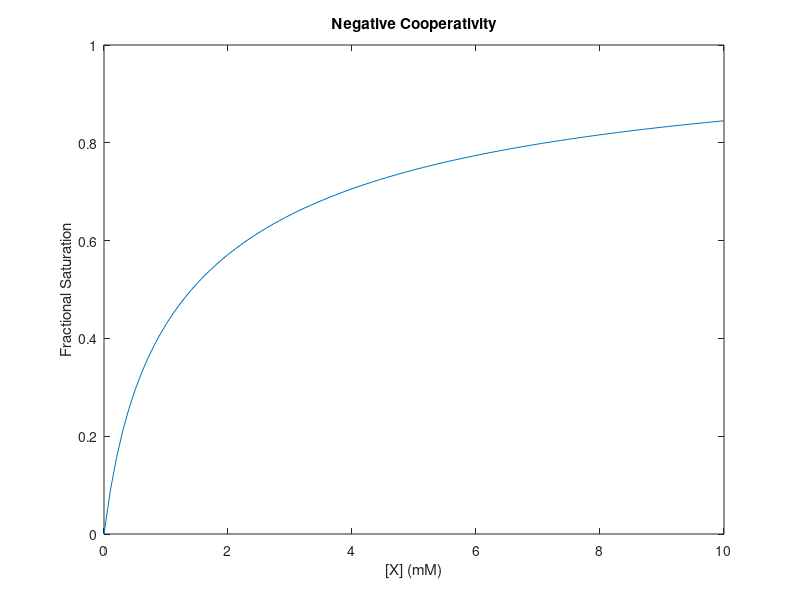

Here is the MATLAB script that generated this plot:
k1 = 1;
k2 = 2;
x = linspace(0,10);
y = (x+x.^2/2)./(1+2*x+x.^2/2);
plot(x,y)
xlabel('[X] (mM)');
ylabel('Fractional Saturation');
title('Negative Cooperativity');